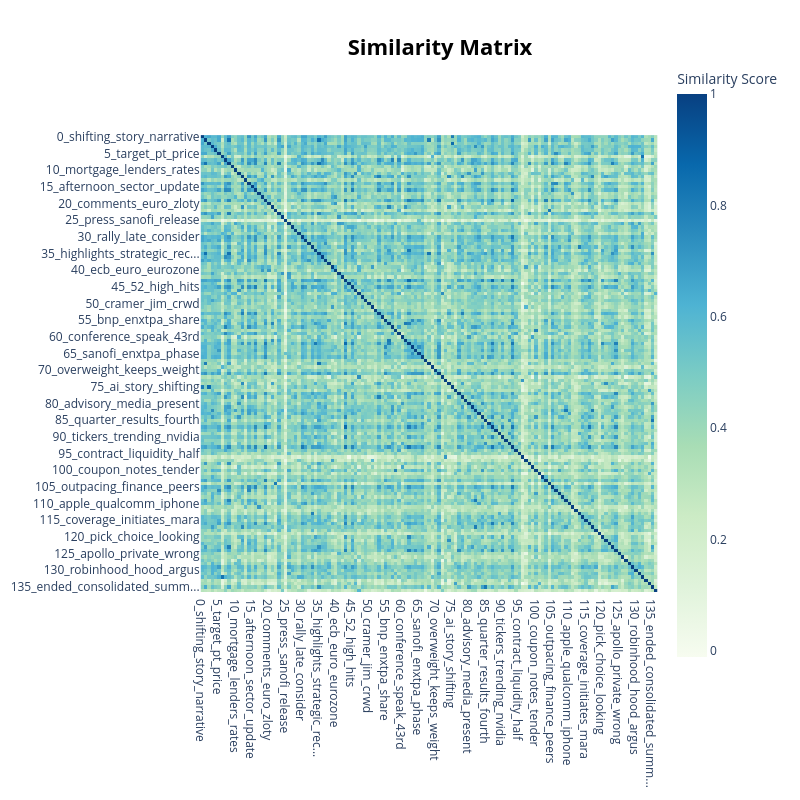

This figure's notebook cell:
### Code cell
fig = topic_model.visualize_heatmap()
fig.show()

### Figure 1 — Plotly figure (JSON) as saved in the notebook; plotly's stock layout.template omitted (floating-point values rounded to 4 significant figures; data arrays with more than 128 entries replaced by an {"elided": "..."} marker saying what was removed)
{"data": [{"coloraxis": "coloraxis", "hovertemplate": "x: %{x}<br>y: %{y}<br>Similarity Score: %{z}<extra></extra>", "name": "0", "type": "heatmap", "x": {"elided": "137 str values"}, "xaxis": "x", "y": {"elided": "137 str values"}, "yaxis": "y", "z": {"elided": "137x137 float values"}}], "layout": {"coloraxis": {"colorbar": {"title": {"text": "Similarity Score"}}, "colorscale": [[0, "rgb(247,252,240)"], [0.125, "rgb(224,243,219)"], [0.25, "rgb(204,235,197)"], [0.375, "rgb(168,221,181)"], [0.5, "rgb(123,204,196)"], [0.625, "rgb(78,179,211)"], [0.75, "rgb(43,140,190)"], [0.875, "rgb(8,104,172)"], [1, "rgb(8,64,129)"]]}, "height": 800, "hoverlabel": {"bgcolor": "white", "font": {"family": "Rockwell", "size": 16}}, "legend": {"title": {"text": "Trend"}}, "margin": {"t": 60}, "showlegend": true, "title": {"font": {"color": "Black", "size": 22}, "text": "<b>Similarity Matrix</b>", "x": 0.55, "xanchor": "center", "y": 0.95, "yanchor": "top"}, "width": 800, "xaxis": {"anchor": "y", "constrain": "domain", "domain": [0, 1], "scaleanchor": "y"}, "yaxis": {"anchor": "x", "autorange": "reversed", "constrain": "domain", "domain": [0, 1]}}}
